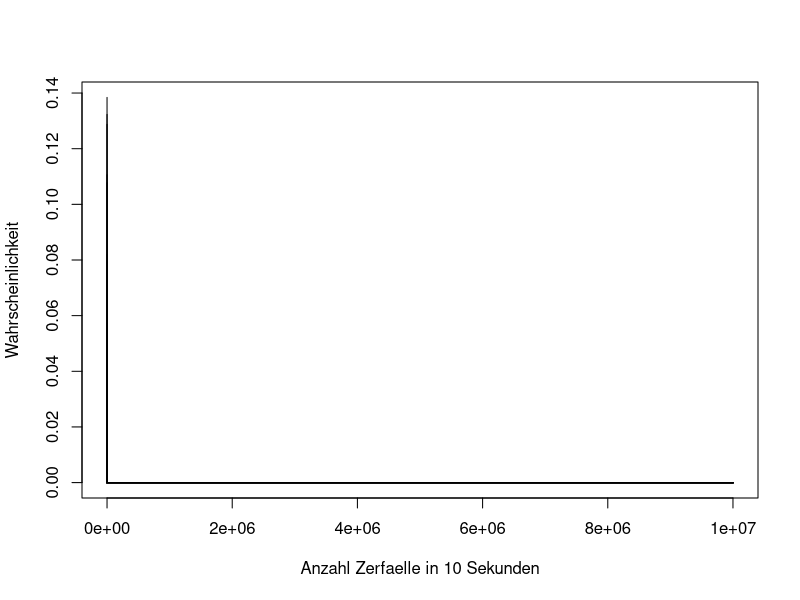
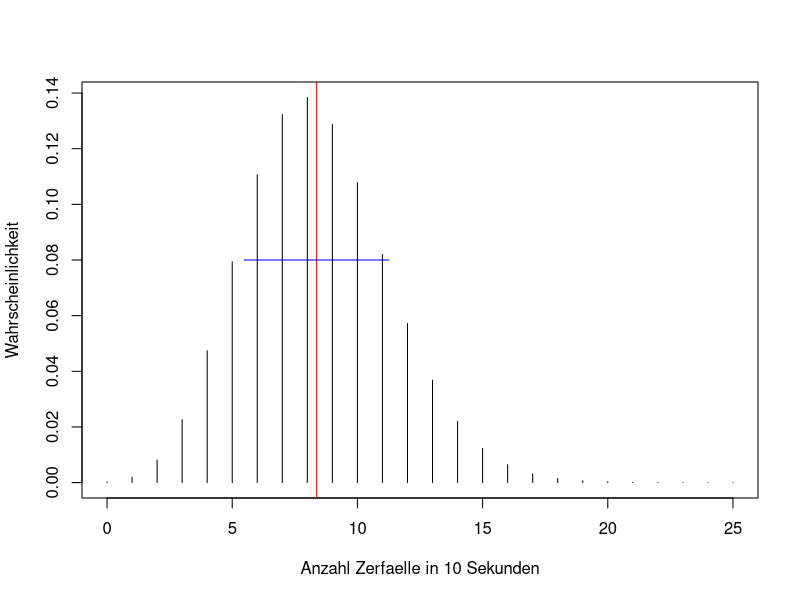

These charts were generated, in order, by the following R code: (Note: this script raises an error after producing the figures.)
############################################
##
##          SERIE 6
##
############################################

#Quizfragen
# Sie machen ein weiteres Experiment und beobachten 20 Zerfälle in 10 Sekunden. Wenn Sie eine Million Experimente durchführen, wie oft werden Sie ein solches oder extremeres Ereignis beobachten?
1 - ppois(19, 8.37)
(1 - ppois(19, 8.37)) * 10^6

# Aufgabe 1
anzahl.zerfaelle <- seq(0, 10000000, by = 1)
plot(anzahl.zerfaelle, dpois(anzahl.zerfaelle,
                             lambda = 8.37), type = "h",
     xlab = "Anzahl Zerfaelle in 10 Sekunden",
     ylab = "Wahrscheinlichkeit")

anzahl.zerfaelle <- seq(0, 25, by = 1)
plot(anzahl.zerfaelle, dpois(anzahl.zerfaelle,
                             lambda = 8.37), type = "h",
     xlab = "Anzahl Zerfaelle in 10 Sekunden",
     ylab = "Wahrscheinlichkeit")
abline(v = 8.37, col = "red")
lines(x = c(8.37 - 2.89, 8.37 +
              2.89), y = c(0.08, 0.08), col = "blue")



# Aufgabe 2

# Laden des package stats4 mit der Funktion mle(...)

require(stats4)
x.i <- c(2, 4) # gezogene Gewinne
n.i <- c(30, 50) # Anzahl gezogener Karten

# Definition der negativen Log-Likelihood-Funktion;
# log=TRUE fuehrt dazu, dass der Logarithmus der Wkeit
# berechnet wird
nLL <- function(pi, n) {
  -sum(dbinom(x.i, prob = pi, size = n.i, log = TRUE))
}
# Schaetzung des Parameters pi mit Startwert pi=0.010
# und festen Parametern n=30,50
fit0 <- mle(nLL, start = list(pi = 0.01), fixed = list(n = n.i),
            nobs = NROW(x.i))
fit0